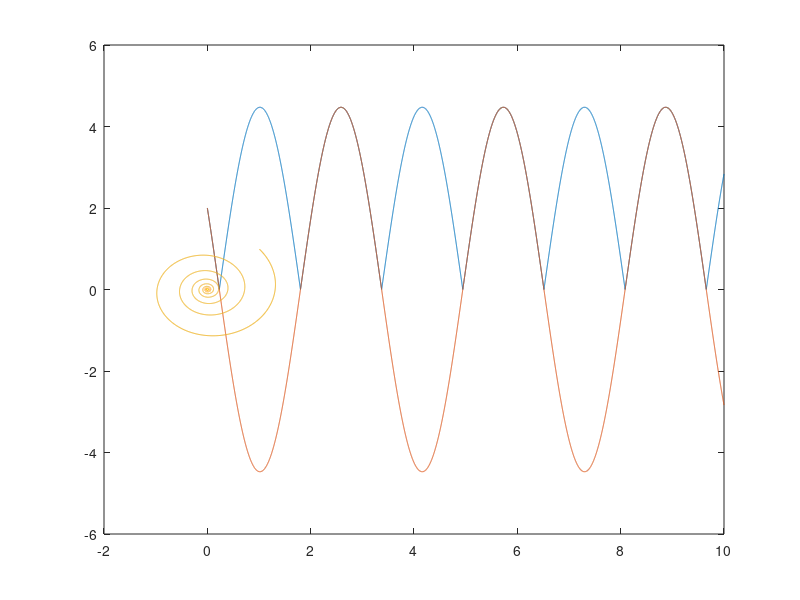

Source code (MATLAB):
vr=1;
vi=2;
t=0:0.001:10;
lamr=0;
lami=2;
vp=exp((lamr+lami*i)*t)*(vr+i*vi)+exp((lamr-lami*i)*t)*(vr-i*vi);

%%
plot(t,abs(vp)); hold on; plot(t,2*(cos(lami*t)*vr-vi*sin(lami*t)))

%%
A=[-0.1 1;
    -1 -0.1];
[evc,ev]=eig(A);

dt=0.01;
x=[1;1];
xM=[];

for t=0:dt:100
    x=A*x*dt+x;
    xM=[xM,x];
end

%%
plot(xM(1,:),xM(2,:))
